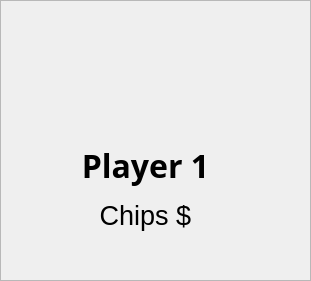
  <widget class="QFrame" name="Player">
   <property name="geometry">
    <rect>
     <x>50</x>
     <y>30</y>
     <width>311</width>
     <height>281</height>
    </rect>
   </property>
   <property name="frameShape">
    <enum>QFrame::StyledPanel</enum>
   </property>
   <property name="frameShadow">
    <enum>QFrame::Raised</enum>
   </property>
   <widget class="QLabel" name="NameP1">
    <property name="geometry">
     <rect>
      <x>70</x>
      <y>140</y>
      <width>151</width>
      <height>51</height>
     </rect>
    </property>
    <property name="font">
     <font>
      <family>Yu Gothic UI Semibold</family>
      <pointsize>24</pointsize>
      <bold>true</bold>
     </font>
    </property>
    <property name="styleSheet">
     <string notr="true">color: rgb(0, 0, 0);</string>
    </property>
    <property name="text">
     <string>Player 1</string>
    </property>
    <property name="alignment">
     <set>Qt::AlignCenter</set>
    </property>
   </widget>
   <widget class="QLabel" name="Player1">
    <property name="geometry">
     <rect>
      <x>10</x>
      <y>0</y>
      <width>271</width>
      <height>241</height>
     </rect>
    </property>
    <property name="text">
     <string/>
    </property>
    <property name="state" stdset="0">
     <string>P1on</string>
    </property>
   </widget>
   <widget class="QLabel" name="P1chips">
    <property name="geometry">
     <rect>
      <x>70</x>
      <y>190</y>
      <width>151</width>
      <height>51</height>
     </rect>
    </property>
    <property name="font">
     <font>
      <pointsize>20</pointsize>
     </font>
    </property>
    <property name="styleSheet">
     <string notr="true">color: rgb(0, 0, 0);</string>
    </property>
    <property name="text">
     <string>Chips $</string>
    </property>
    <property name="alignment">
     <set>Qt::AlignCenter</set>
    </property>
   </widget>
   <zorder>Player1</zorder>
   <zorder>P1chips</zorder>
   <zorder>NameP1</zorder>
  </widget>
